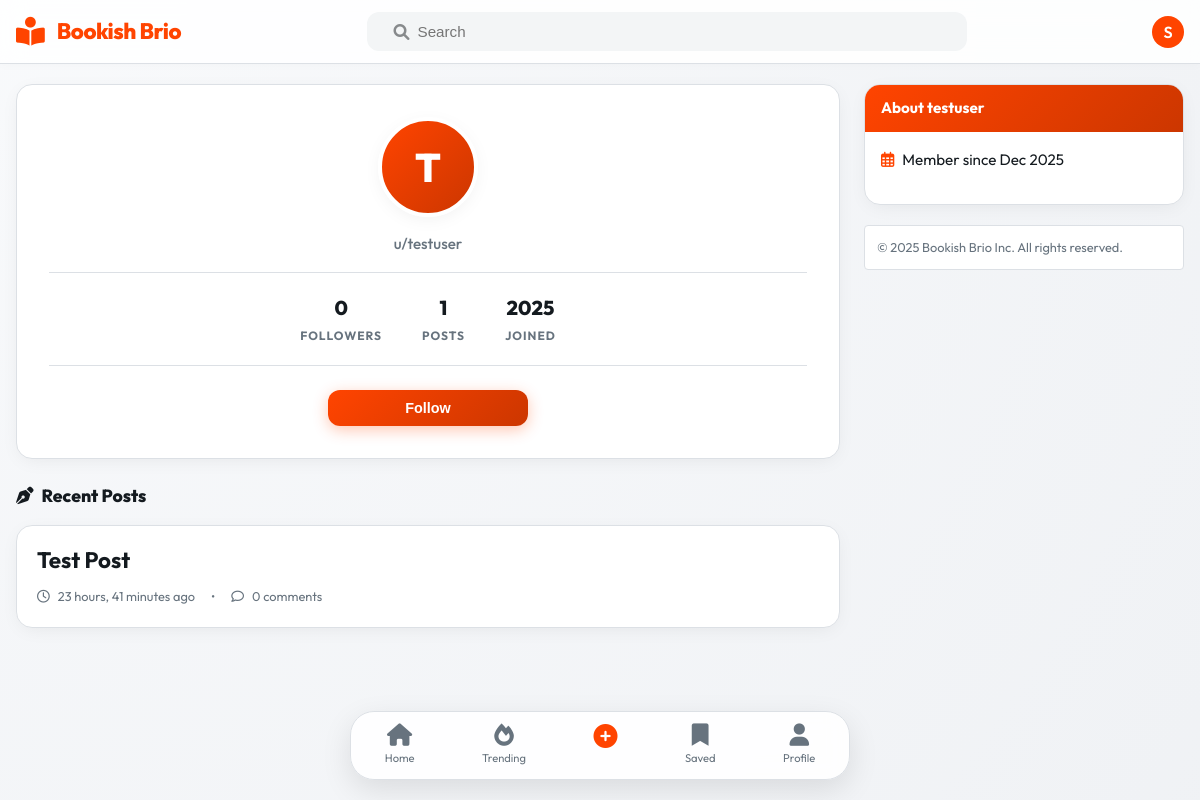
/profile/testuser/ (signed in), run on the app's committed database.
### home/models.py (models this page shows, shortened)
class Post(models.Model):
    title = models.CharField(max_length=200)
    content = models.TextField()
    image = models.ImageField(
        upload_to='posts/',
        blank=True,
        null=True,
        help_text="Optional cover image for the post"
    )
    author = models.ForeignKey(
        User,
        on_delete=models.CASCADE,
        related_name='posts'
    )
    likes = models.ManyToManyField(
        User,
        related_name='liked_posts',
        blank=True,
        help_text="Users who liked this post"
    )
    tags = models.ManyToManyField('Tag', blank=True, related_name='posts', help_text="Tags for this post")
    created_at = models.DateTimeField(auto_now_add=True)

### home/views.py (the view)
# urls.py: path('profile/<str:username>/', views.public_profile, name='public_profile'),
def public_profile(request, username):
    profile_user = get_object_or_404(User, username=username)
    user_posts = Post.objects.filter(author=profile_user).order_by('-created_at')
    is_following = False
    if request.user.is_authenticated:
        is_following = Follow.objects.filter(follower=request.user, following=profile_user).exists()
    return render(request, 'home/profile.html', {
        'profile_user': profile_user,
        'user_posts': user_posts,
        'is_following': is_following,
    })

### home/templates/home/profile.html (shortened to what this page needs)
{% extends "home/base.html" %}
{% block content %}
<div class="profile-container">
    <div class="profile-card">
        <div class="profile-avatar">
            {% if profile_user.profile.avatar %}
            <img src="{{ profile_user.profile.avatar.url }}" alt="Avatar">
            {% else %}
            {{ profile_user.username|first|upper }}
            {% endif %}
        </div>
        <p class="profile-username">u/{{ profile_user.username }}</p>
        <div class="profile-stats">
            <div class="stat-item">
                <div class="stat-val" id="followers-count">{{ profile_user.followers.count }}</div>
                <div class="stat-lab">Followers</div>
            </div>
            <div class="stat-item">
                <div class="stat-val">{{ user_posts.count }}</div>
                <div class="stat-lab">Posts</div>
            </div>
            <div class="stat-item">
                <div class="stat-val">{{ profile_user.date_joined|date:"Y" }}</div>
                <div class="stat-lab">Joined</div>
            </div>
        </div>
        {% if user.is_authenticated and user != profile_user %}
        <form action="{% url 'follow_user' profile_user.username %}" method="POST" id="follow-form">
            <button type="submit" id="follow-btn" class="btn-orange"
                style="width: 100%; max-width: 200px; {% if is_following %}background: #f0f0f0; color: #1c1c1c; box-shadow: none;{% endif %}">
                {% if is_following %}Following{% else %}Follow{% endif %}
            </button>
        </form>
        {% endif %}
    </div>
    <h3 class="section-title"><i class="fas fa-pen-nib"></i> Recent Posts</h3>
    <div class="posts-feed">
        {% for post in user_posts %}
        <article class="post-card" onclick="window.location.href='{% url 'post_detail' post.pk %}'">
            <div class="post-main">
                <h2 class="post-title">{{ post.title }}</h2>
                <div class="post-meta" style="margin-bottom: 0;">
                    <i class="far fa-clock"></i>
                    <span>{{ post.created_at|timesince }} ago</span>
                    <span style="margin: 0 8px;">•</span>
                    <i class="far fa-comment"></i>
                    <span>{{ post.comments.count }} comments</span>
                </div>
            </div>
        </article>
        {% empty %}
        <div
            style="text-align: center; padding: 60px; background: white; border-radius: 16px; border: 1px solid var(--border);">
            <i class="fas fa-ghost fa-3x" style="margin-bottom: 16px; opacity: 0.1;"></i>
            <p style="color: var(--text-meta); font-weight: 500;">No posts shared yet.</p>
        </div>
        {% endfor %}
    </div>
</div>
{% endblock %}
{% block sidebar %}
<div class="sidebar-widget">
    <div class="widget-title">About {{ profile_user.username }}</div>
    <div style="padding: 16px;">
        <div style="font-size: 0.95rem; line-height: 1.6;">
            <p style="margin-bottom: 12px; display: flex; align-items: center; gap: 8px;">
                <i class="far fa-calendar-alt" style="color: var(--primary);"></i>
                <span>Member since {{ profile_user.date_joined|date:"M Y" }}</span>
            </p>
        </div>
    </div>
</div>
{{ block.super }}
{% endblock %}

### home/templates/home/base.html (shortened to what this page needs)
{% load static %}
<!DOCTYPE html>
<html lang="en">
<head>
    <link rel="stylesheet" href="https://cdnjs.cloudflare.com/ajax/libs/font-awesome/6.0.0-beta3/css/all.min.css">
    <link rel="stylesheet" href="{% static 'home/css/main.css' %}">
</head>
<body>
    <header class="header">
        <div class="header-content">
            <a href="{% url 'index' %}" class="logo-link">
                <i class="fas fa-book-reader fa-lg"></i>
                <h1>Bookish Brio</h1>
            </a>
            <div class="search-container">
                <form action="{% url 'search_enhanced' %}" method="get" class="search-form">
                    <i class="fas fa-search" style="color: #878a8c; margin-left: 10px;"></i>
                    <input type="text" name="q" placeholder="Search" value="{{ request.GET.q|default:'' }}">
                </form>
            </div>
            <div class="header-actions">
                {% if user.is_authenticated %}
                <a href="{% url 'profile' %}" class="user-avatar-link" style="text-decoration: none;">
                    <div class="user-avatar"
                        style="width: 32px; height: 32px; border-radius: 50%; background: var(--primary); color: white; display: flex; align-items: center; justify-content: center; font-weight: 600;">
                        {{ user.username|first|upper }}
                    </div>
                </a>
                {% else %}
                <a href="{% url 'login' %}" class="btn-orange">Log In</a>
                {% endif %}
            </div>
        </div>
    </header>
    <main class="main-container">
        <section class="content-feed">
            {% block content %}{% endblock %}
        </section>
        <aside class="sidebar">
            {% block sidebar %}
            <div
                style="background: white; border: 1px solid var(--border); border-radius: 4px; padding: 12px; box-shadow: var(--shadow-sm);">
                <p style="font-size: 0.8rem; color: var(--text-meta);">© 2025 Bookish Brio Inc. All rights reserved.</p>
            </div>
            {% endblock %}
        </aside>
    </main>
    <nav class="bottom-nav">
        <a href="{% url 'index' %}" class="nav-item">
            <i class="fas fa-home"></i>
            <span>Home</span>
        </a>
        <a href="{% url 'trending' %}" class="nav-item">
            <i class="fas fa-fire"></i>
            <span>Trending</span>
        </a>
        <a href="{% url 'add_post' %}" class="nav-item">
            <i class="fas fa-plus-circle" style="font-size: 1.5rem; color: var(--primary);"></i>
        </a>
        <a href="{% url 'bookmarks' %}" class="nav-item">
            <i class="fas fa-bookmark"></i>
            <span>Saved</span>
        </a>
        <a href="{% url 'profile' %}" class="nav-item">
            <i class="fas fa-user"></i>
            <span>Profile</span>
        </a>
    </nav>
</body>
</html>

### home/static/home/css/main.css (style rules this page uses)
:root { --primary: hsl(16, 100%, 50%); --primary-dark: hsl(16, 100%, 40%); --primary-light: hsl(16, 100%, 65%); --accent: hsl(210, 100%, 50%); --bg-body: hsl(215, 20%, 95%); --bg-card: hsl(0, 0%, 100%); --bg-glass: hsla(0, 0%, 100%, 0.85); --text-main: hsl(210, 20%, 10%); --text-meta: hsl(210, 10%, 45%); --border: hsl(210, 15%, 88%); --border-hover: hsl(210, 15%, 80%); --shadow-soft: 0 4px 20px -5px rgba(0, 0, 0, 0.08); --shadow-premium: 0 10px 30px -10px rgba(0, 0, 0, 0.12); --transition: all 0.3s cubic-bezier(0.4, 0, 0.2, 1); --container-max: 800px; }
* { margin: 0; padding: 0; box-sizing: border-box; -webkit-font-smoothing: antialiased; }
body { font-family: 'Outfit', 'Inter', -apple-system, sans-serif; background: radial-gradient(circle at top left, hsl(215, 30%, 98%), var(--bg-body)); color: var(--text-main); line-height: 1.5; padding-bottom: 80px; min-height: 100vh; }
.header { background: var(--bg-glass); backdrop-filter: blur(12px); -webkit-backdrop-filter: blur(12px); border-bottom: 1px solid var(--border); padding: 12px 16px; position: sticky; top: 0; z-index: 1000; box-shadow: 0 2px 10px rgba(0,0,0,0.02); }
.header-content { max-width: 1200px; margin: 0 auto; display: flex; align-items: center; justify-content: space-between; gap: 1.5rem; }
.logo-link { text-decoration: none; display: flex; align-items: center; gap: 0.75rem; color: var(--primary); transition: var(--transition); }
.logo-link i { font-size: 1.8rem; }
.logo-link h1 { font-size: 1.4rem; font-weight: 800; letter-spacing: -0.5px; display: none; }
@media (min-width: 640px) { .logo-link h1 { display: block; } }
.search-container { flex: 1; max-width: 600px; }
.search-form { background: hsl(210, 15%, 96%); border: 1.5px solid transparent; border-radius: 12px; display: flex; align-items: center; padding: 0 16px; transition: var(--transition); }
.search-form input { background: transparent; border: none; padding: 10px 8px; width: 100%; outline: none; font-size: 0.95rem; color: var(--text-main); }
.btn-orange { background: linear-gradient(135deg, var(--primary), var(--primary-dark)); color: white; padding: 10px 24px; border-radius: 12px; font-weight: 700; text-decoration: none; font-size: 0.9rem; border: none; cursor: pointer; transition: var(--transition); display: inline-flex; align-items: center; justify-content: center; box-shadow: 0 4px 15px hsla(16, 100%, 50%, 0.3); }
.main-container { max-width: 1200px; margin: 0 auto; padding: 20px 16px; display: grid; grid-template-columns: 1fr; gap: 24px; }
@media (min-width: 992px) { .main-container { grid-template-columns: 1fr 320px; } }
@media (min-width: 992px) { .sidebar { display: block; } }
.post-card { background: var(--bg-card); border: 1px solid var(--border); border-radius: 16px; overflow: hidden; margin-bottom: 20px; transition: var(--transition); position: relative; box-shadow: var(--shadow-soft); }
.post-main { padding: 20px; }
.post-meta { font-size: 0.8rem; color: var(--text-meta); margin-bottom: 12px; display: flex; align-items: center; gap: 8px; }
.post-title { font-size: 1.4rem; font-weight: 700; margin-bottom: 12px; line-height: 1.3; color: var(--text-main); text-decoration: none; display: block; }
.bottom-nav { position: fixed; bottom: 20px; left: 50%; transform: translateX(-50%); width: calc(100% - 32px); max-width: 500px; background: rgba(255, 255, 255, 0.9); backdrop-filter: blur(10px); border: 1px solid var(--border); border-radius: 24px; display: flex; justify-content: space-around; padding: 12px 0; z-index: 1000; box-shadow: 0 10px 30px rgba(0,0,0,0.1); }
.nav-item { display: flex; flex-direction: column; align-items: center; text-decoration: none; color: var(--text-meta); font-size: 0.7rem; gap: 4px; transition: var(--transition); }
.nav-item i { font-size: 1.4rem; }
.post-card { animation: fadeIn 0.4s ease-out forwards; }
.sidebar-widget { background: var(--bg-card); border: 1px solid var(--border); border-radius: 16px; margin-bottom: 20px; overflow: hidden; box-shadow: var(--shadow-soft); }
.widget-title { background: linear-gradient(135deg, var(--primary), var(--primary-dark)); color: white; padding: 12px 16px; font-weight: 700; font-size: 0.95rem; }

### data on the page
Post: title "Test Post", created_at "23 hours, 41 minutes", comments.count "0"

### other printed values
{{ user.username|first|upper }} "S"
{{ profile_user.username|first|upper }} "T"
{{ profile_user.username }} "testuser"
{{ profile_user.followers.count }} "0"
{{ user_posts.count }} "1"
{{ profile_user.date_joined|date:"Y" }} "2025"
{{ profile_user.date_joined|date:"M Y" }} "Dec 2025"
